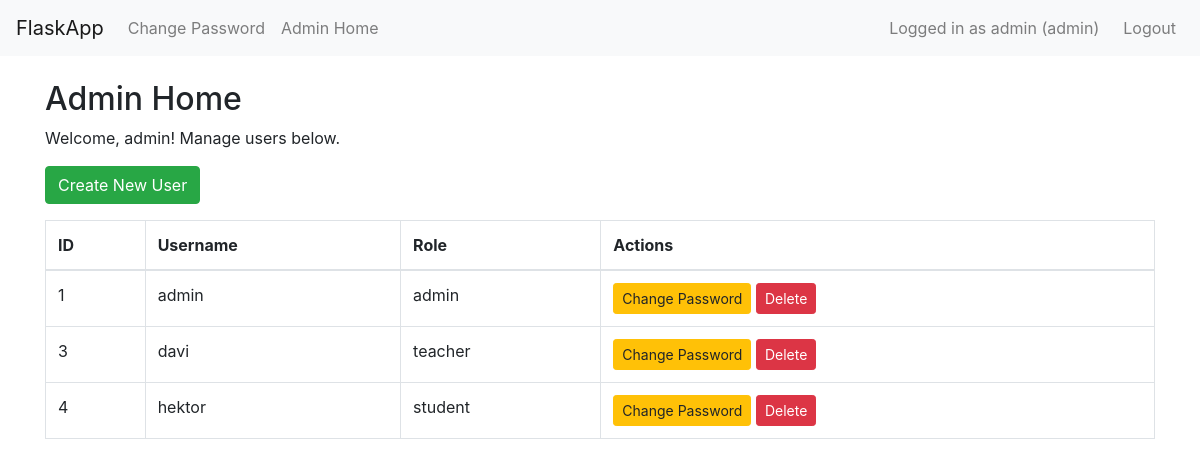
/admin_home (signed in), run on an earlier commit of the app's database.
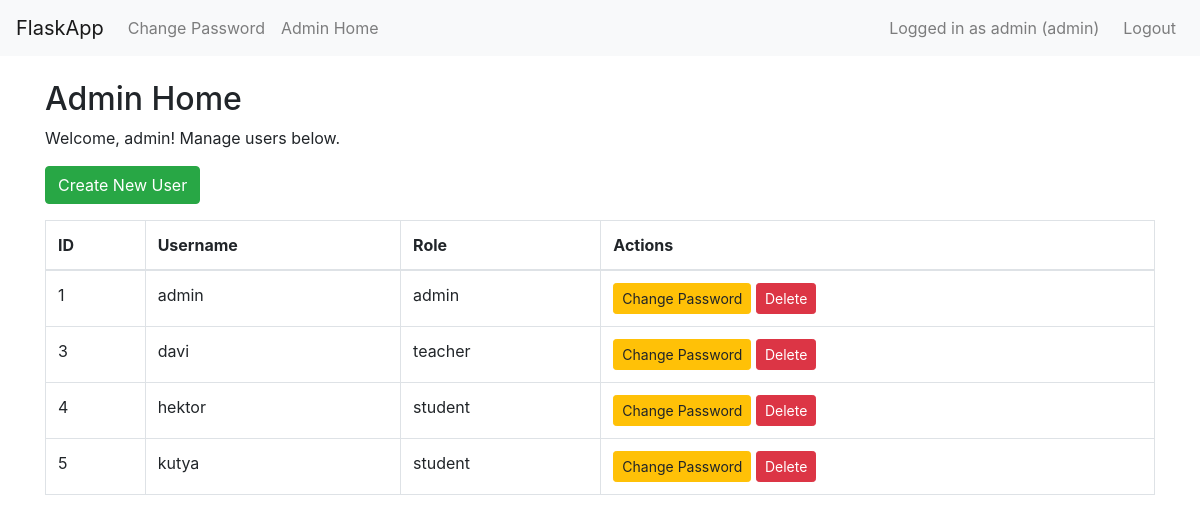
And on a later commit of the database.
### models.py (models this page shows, shortened)
class User(UserMixin, db.Model):
    id = db.Column(db.Integer, primary_key=True)
    username = db.Column(db.String(150), unique=True, nullable=False)
    password_hash = db.Column(db.String(128), nullable=False)
    role = db.Column(db.String(50), nullable=False)  # 'student', 'teacher', 'admin'

### app.py (the view)
@app.route('/admin_home')
@login_required
def admin_home():
    if current_user.role != 'admin':
        flash('Access unauthorized.')
        return redirect(url_for('home'))
    users = User.query.all()
    return render_template('admin_home.html', users=users)

### app.py (called while the page is built)
@login_manager.user_loader
def load_user(user_id):
    return User.query.get(int(user_id))

### templates/admin_home.html
{% extends "base.html" %}
{% block content %}
<h2>Admin Home</h2>
<p>Welcome, {{ current_user.username }}! Manage users below.</p>
<a href="{{ url_for('create_user') }}" class="btn btn-success mb-3">Create New User</a>
<table class="table table-bordered">
    <thead>
        <tr>
            <th>ID</th>
            <th>Username</th>
            <th>Role</th>
            <th>Actions</th>
        </tr>
    </thead>
    <tbody>
        {% for user in users %}
            <tr>
                <td>{{ user.id }}</td>
                <td>{{ user.username }}</td>
                <td>{{ user.role }}</td>
                <td>
                    <a href="{{ url_for('admin_change_user_password', user_id=user.id) }}" class="btn btn-warning btn-sm">Change Password</a>
                    <form action="{{ url_for('delete_user', user_id=user.id) }}" method="POST" style="display:inline-block;">
                        <button type="submit" class="btn btn-danger btn-sm" onclick="return confirm('Are you sure you want to delete this user?');">Delete</button>
                    </form>
                </td>
            </tr>
        {% endfor %}
    </tbody>
</table>
{% endblock %}

### templates/base.html (shortened to what this page needs)
<!DOCTYPE html>
<html lang="en">
<head>
    <link rel="stylesheet" href="https://maxcdn.bootstrapcdn.com/bootstrap/4.0.0/css/bootstrap.min.css">
</head>
<body>
    <nav class="navbar navbar-expand-lg navbar-light bg-light">
        <a class="navbar-brand" href="{{ url_for('home') }}">FlaskApp</a>
        <div class="collapse navbar-collapse">
            <ul class="navbar-nav mr-auto">
                {% if current_user.is_authenticated %}
                    <li class="nav-item">
                        <a class="nav-link" href="{{ url_for('change_password') }}">Change Password</a>
                    </li>
                    {% if current_user.role == 'admin' %}
                        <li class="nav-item">
                            <a class="nav-link" href="{{ url_for('admin_home') }}">Admin Home</a>
                        </li>
                    {% endif %}
                {% endif %}
            </ul>
            <ul class="navbar-nav">
                {% if current_user.is_authenticated %}
                    <li class="nav-item">
                        <span class="navbar-text mr-3">
                            Logged in as {{ current_user.username }} ({{ current_user.role }})
                        </span>
                    </li>
                    <li class="nav-item">
                        <a class="nav-link" href="{{ url_for('logout') }}">Logout</a>
                    </li>
                {% else %}
                    <li class="nav-item">
                        <a class="nav-link" href="{{ url_for('login') }}">Login</a>
                    </li>
                {% endif %}
            </ul>
        </div>
    </nav>
    <div class="container mt-4">
        {% block content %}{% endblock %}
    </div>
</body>
</html>

What changed in the data, as far as the page shows it:
added User: id "5", username "kutya", role "student"
